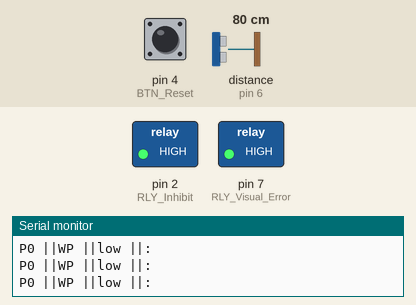
Simulated run of this sketch. Board: Arduino Uno, built with avr-gcc and run on an emulated ATmega328P. On the bench: switched loads named in the sketch (green lamp = pin HIGH), the last lines printed to the serial monitor. Wiring (inferred from the names in the program): ultrasonic range finder: trigger pin 5; echo pin 6. Inputs (shaded band) come from the test bench; at power-on: distance to the obstacle (sensor on pin 6) 80 cm, pin 4 (BTN_Reset) LOW. The echo pulse lasts 58.3 µs per cm; pins used as bus, display or sensor lines are not drawn.

Above: at 1.2 s.
1.3 s: distance to the obstacle (sensor on pin 6) set to 2 cm
4.3 s: pin 4 (BTN_Reset) pulled HIGH for 0.15 s
At 6.5 s:
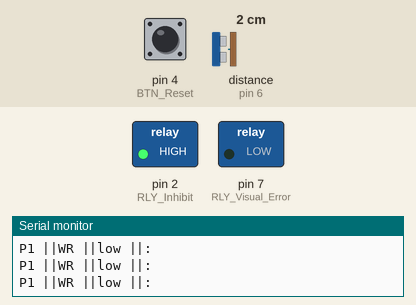
7.4 s: pin 4 (BTN_Reset) pulled HIGH for 1 s
At 8.4 s:
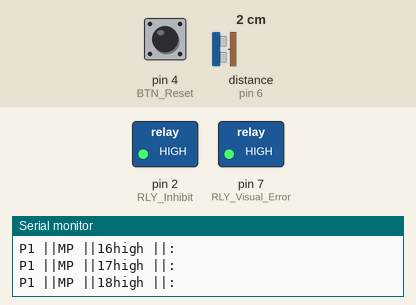
9.9 s: distance to the obstacle (sensor on pin 6) set to 60 cm
11.5 s: distance to the obstacle (sensor on pin 6) set to 4 cm
14.5 s: distance to the obstacle (sensor on pin 6) set to 120 cm
At 15.6 s:
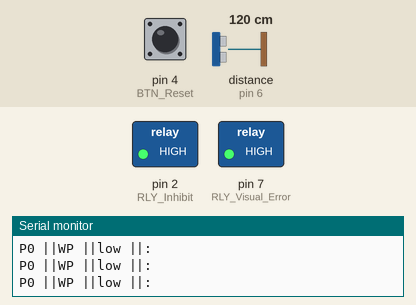
Timing chart, 0 to 17.0 s (numbered marks = the images above; inputs shaded):
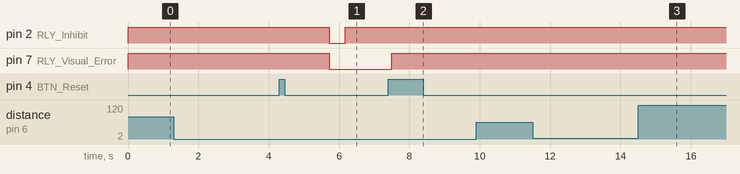

Measured:
- after the input at 7.4 s, pin 7 (RLY_Visual_Error): LOW → HIGH after 0.10 s
- after the input at 14.5 s, pin 2 (RLY_Inhibit), pin 7 (RLY_Visual_Error): stays HIGH (without the input it goes to LOW after 1.4 s)

The sketch:

Pallet_Space_Check.ino
```cpp
// (licence header left out)
#define US_Trigger 5                                // Ultra-sonic trigger sensor output pin.
#define US_Echo 6                                   // Ultra-sonic echo sensor input pin.
#define RLY_Inhibit 2                               // Voltage free relay drive stop output pin.
#define RLY_Visual_Error 7                          // Voltage free relay warning light output pin. - CANNOT BE PWM PIN
#define BTN_Reset 4                                 // Voltage free reset input pin.

int Timer_Counter = 0;                              // Used for mode timings.
int Button_State = 0;                               // The default reset button state.
int Error_Tolerance_Counter = 0;                    // Used for allowing errors.
String Operation_State = "Waiting_Pallet";          // The mode indexer.
bool Pallet_Present = 0;                            // Memory for pallet presence.
bool Error_Tolerance_Active = false;

// USER DEFINED VARIABLES
int Timer_Trigger = 85;                             // The expected time in which a pallet will pass + required space. (default 80 - no space)
int Timer_Inhibit = 10;                             // The amount of time in which the drive will be stoppped.
int Timer_ReTrigger = 4;                            // The amount of time before the system can be reset.
int Error_Tolerance_Trigger = 5;                   // The amount of allowable errors (vibrations etc).

void setup() {

Serial.begin (9600);                                // Set up serial connection.
pinMode(US_Trigger, OUTPUT);                        // Declare pin mode(s).
pinMode(US_Echo, INPUT);
pinMode(RLY_Inhibit, OUTPUT);
pinMode(RLY_Visual_Error, OUTPUT);
pinMode(BTN_Reset, INPUT);

digitalWrite(RLY_Inhibit,HIGH);                     // Set default starting state for drive.
digitalWrite(RLY_Visual_Error,HIGH);                // Set default starting state for warning light.

}

void loop() {

Button_State = digitalRead(BTN_Reset);              // Read reset button and load to memory.

// ///////////////////////////////// ULTRA SONIC SENSOR OPERATION - BELOW

// Coding for ultra sonic sensor obtained from internet - unsure of original author.
// Will update attritibutes upon discovering original author.

long duration, distance;
digitalWrite(US_Trigger, LOW);
delayMicroseconds(2);
digitalWrite(US_Trigger, HIGH);
delayMicroseconds(10);
digitalWrite(US_Trigger, LOW);
duration = pulseIn(US_Echo, HIGH);
distance = (duration/2) / 29.1;
if (distance < 4) {
}
else {
}

// ///////////////////////////////// ULTRA SONIC SENSOR OPERATION - ABOVE

// ///////////////////////////////// DETERMINE PALLET PRESENCE - ABOVE

if (distance >= 40 || distance <= 0){             // Check for pallet presence.
Pallet_Present = 0;                               // Load pallet presence into memory.
Serial.print("P0 ||");                            // Display pallet presence in serial terminal.
}else{
Pallet_Present = 1;                               // Load pallet presence into memory.
Serial.print("P1 ||");                            // Display pallet presence in serial terminal.
}

// ///////////////////////////////// DETERMINE PALLET PRESENCE - BELOW

// ///////////////////////////////// MAIN OPERATION - BELOW

// [MODE] => WAITING FOR PALLET
if(Operation_State == "Waiting_Pallet"){
Serial.print("WP ||");                            // Provide update in serial terminal.

digitalWrite(RLY_Inhibit,HIGH);
digitalWrite(RLY_Visual_Error,HIGH);

if (Pallet_Present){
Operation_State = "Monitoring_Pallet";
Error_Tolerance_Active = true;
}
}


// [MODE] => MONITORING PALLET
if(Operation_State == "Monitoring_Pallet"){
Serial.print("MP ||");                            // Provide update in serial terminal.
Serial.print(Timer_Counter);

digitalWrite(RLY_Inhibit,HIGH);                   // Update outputs.
digitalWrite(RLY_Visual_Error,HIGH);              // Update outputs.

if(Error_Tolerance_Counter>Error_Tolerance_Trigger){
Error_Tolerance_Active = false;                   // Switches OFF any error tolerance.
}

if (!Pallet_Present){                             // When no pallet is detected undertake check.

if(Error_Tolerance_Active){
Error_Tolerance_Counter = Error_Tolerance_Counter + 1;
Serial.print("|| ET ACTIVE");
}

else{
Timer_Counter = 0;
Error_Tolerance_Counter = 0;
Operation_State = "Waiting_Pallet";
}
}

if(Timer_Counter>Timer_Trigger){
Operation_State = "Inhibit_Drive";
}

Timer_Counter = Timer_Counter + 1;
}


// [MODE] => STOP DOWNSTREAM DRIVE
if(Operation_State == "Inhibit_Drive"){
Serial.print("ID ||");                            // Provide update in serial terminal.
Serial.print(Timer_Counter);                      // Provide update in serial terminal.

digitalWrite(RLY_Inhibit,LOW);                    // Update outputs.
digitalWrite(RLY_Visual_Error,LOW);               // Update outputs.

if(Timer_Counter>(Timer_Trigger+Timer_Inhibit)){  // When sensor expects to see nothing.
Operation_State = "ReTrigger_Delay";              // Change mode.
}
  Timer_Counter = Timer_Counter + 1;              // Increment counter.
}


// [MODE] => PREVENT RE-TRIGGER
if(Operation_State == "ReTrigger_Delay"){
Serial.print("RTD ||");                           // Provide update in serial terminal.
Serial.print(Timer_Counter);                      // Provide update in serial terminal.

digitalWrite(RLY_Inhibit,HIGH);                   // Update outputs.
digitalWrite(RLY_Visual_Error,LOW);               // Update outputs.


if(Timer_Counter>(Timer_Trigger+Timer_Inhibit+Timer_ReTrigger)){        // When total time elapses.
Timer_Counter = 0; // Reset Counter
Operation_State = "Waiting_Reset";                // Change mode.
}
  Timer_Counter = Timer_Counter + 1;              // Increment counter.
}


// [MODE] => NEED TO RESET SYSTEM
if(Operation_State == "Waiting_Reset"){

Serial.print("WR ||");                            // Provide update in serial terminal.

digitalWrite(RLY_Inhibit,HIGH);                   // Update outputs.
digitalWrite(RLY_Visual_Error,LOW);               // Update outputs.

if(!Pallet_Present||Button_State){
Operation_State = "Waiting_Pallet";
}
}

if (Button_State == HIGH) {Serial.print("high ||");} else {Serial.print("low ||");}

Serial.println(":");

delay(50);
}
```
